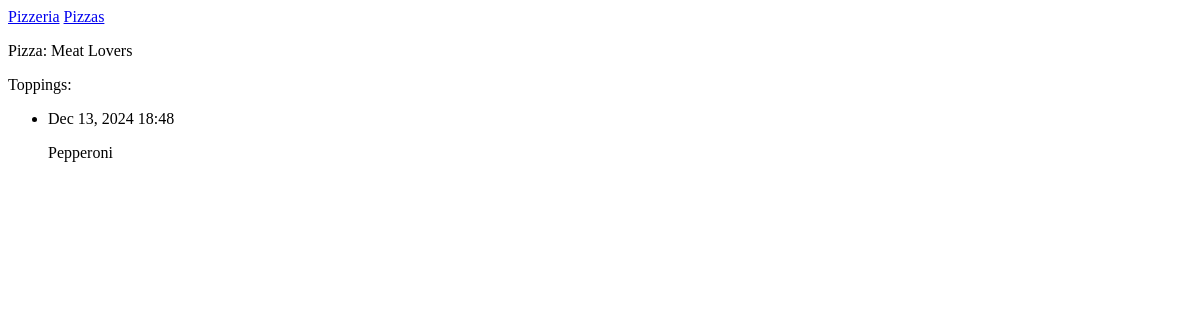
The app's page /pizzas/1/, older data.
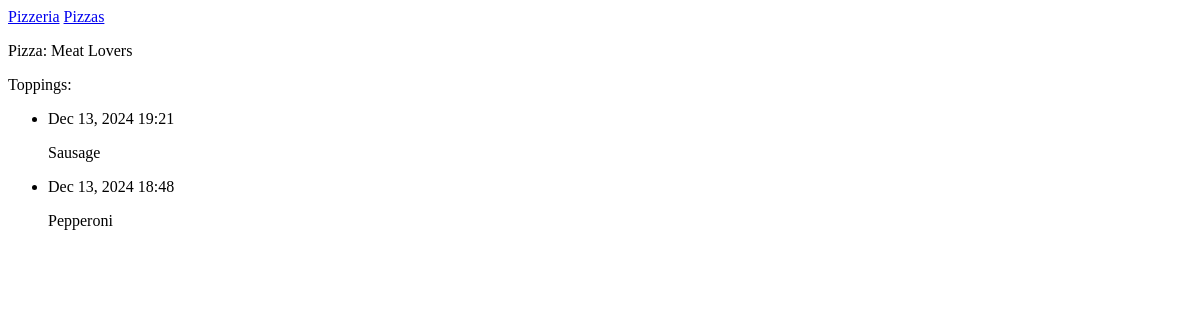
The same page, newer data.
### pizzeria/models.py (models this page shows, shortened)
class Pizza(models.Model):
    name = models.CharField(max_length=200)
    date_added = models.DateTimeField(auto_now_add=True)

class Topping(models.Model):
    pizza = models.ForeignKey(Pizza, on_delete=models.CASCADE)
    name = models.TextField()
    date_added = models.DateTimeField(auto_now_add=True)
    class Meta:
        verbose_name_plural = 'toppings'

### pizzeria/views.py (the view)
# urls.py: path('pizzas/<int:pizza_id>/', views.pizza, name='pizza'),
def pizza(request, pizza_id):
    pizza = Pizza.objects.get(id=pizza_id)
    toppings = pizza.topping_set.order_by('-date_added')
    context = {'pizza': pizza, 'toppings': toppings}
    return render(request, 'pizzeria/pizza.html', context)

### pizzeria/templates/pizzeria/pizza.html
{% extends 'pizzeria/base.html' %} {% block content %}
<p>Pizza: {{ pizza.name }}</p>
<p>Toppings:</p>
<ul>
  {% for topping in toppings %}
  <li>
    <p>{{ topping.date_added|date:'M d, Y H:i' }}</p>
    <p>{{ topping.name|linebreaks }}</p>
  </li>
  {% empty %}
  <li>There are no toppings for this pizza yet.</li>
  {% endfor %}
</ul>
{% endblock content %}

### pizzeria/templates/pizzeria/base.html
<p>
  <a href="{% url 'pizzeria:index' %}">Pizzeria</a>
  <a href="{% url 'pizzeria:pizzas' %}">Pizzas</a>
</p>
{% block content %}{% endblock content %}

Row changes from the older to the newer data that the page shows:
added Topping: date_added "Dec 13, 2024 19:21", name "Sausage"
